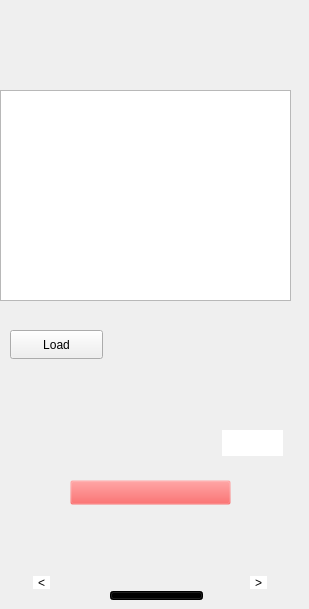
    <widget class="QWidget" name="page_11">
     <widget class="QLabel" name="label_11">
      <property name="geometry">
       <rect>
        <x>0</x>
        <y>0</y>
        <width>300</width>
        <height>600</height>
       </rect>
      </property>
      <property name="text">
       <string/>
      </property>
      <property name="pixmap">
       <pixmap resource="resource.qrc">:/image11/11.png</pixmap>
      </property>
      <property name="scaledContents">
       <bool>true</bool>
      </property>
     </widget>
     <widget class="QTableView" name="tableView_ride_request">
      <property name="geometry">
       <rect>
        <x>0</x>
        <y>90</y>
        <width>291</width>
        <height>211</height>
       </rect>
      </property>
     </widget>
     <widget class="QPushButton" name="load_btn_2">
      <property name="geometry">
       <rect>
        <x>10</x>
        <y>330</y>
        <width>93</width>
        <height>29</height>
       </rect>
      </property>
      <property name="text">
       <string>Load</string>
      </property>
     </widget>
     <widget class="QPushButton" name="ride_confirm_btn">
      <property name="geometry">
       <rect>
        <x>70</x>
        <y>480</y>
        <width>161</width>
        <height>25</height>
       </rect>
      </property>
      <property name="styleSheet">
       <string notr="true">background-color: rgba(255, 49, 49,0);</string>
      </property>
      <property name="text">
       <string/>
      </property>
     </widget>
     <widget class="QLineEdit" name="ride_serial_email_label">
      <property name="geometry">
       <rect>
        <x>222</x>
        <y>430</y>
        <width>61</width>
        <height>26</height>
       </rect>
      </property>
      <property name="styleSheet">
       <string notr="true">border: none;</string>
      </property>
     </widget>
     <widget class="QPushButton" name="Home_btn_12">
      <property name="geometry">
       <rect>
        <x>110</x>
        <y>591</y>
        <width>93</width>
        <height>9</height>
       </rect>
      </property>
      <property name="styleSheet">
       <string notr="true">background-color: rgb(0, 0, 0);</string>
      </property>
      <property name="text">
       <string/>
      </property>
     </widget>
     <widget class="QPushButton" name="pushButton_18">
      <property name="geometry">
       <rect>
        <x>33</x>
        <y>576</y>
        <width>17</width>
        <height>13</height>
       </rect>
      </property>
      <property name="styleSheet">
       <string notr="true">background-color: rgb(255, 255, 255);
font: 10pt &quot;Segoe UI&quot;;
border:none;</string>
      </property>
      <property name="text">
       <string>&lt;</string>
      </property>
     </widget>
     <widget class="QPushButton" name="pushButton_19">
      <property name="geometry">
       <rect>
        <x>250</x>
        <y>576</y>
        <width>17</width>
        <height>13</height>
       </rect>
      </property>
      <property name="styleSheet">
       <string notr="true">background-color: rgb(255, 255, 255);
font: 10pt &quot;Segoe UI&quot;;
border:none;</string>
      </property>
      <property name="text">
       <string>&gt;</string>
      </property>
     </widget>
    </widget>
